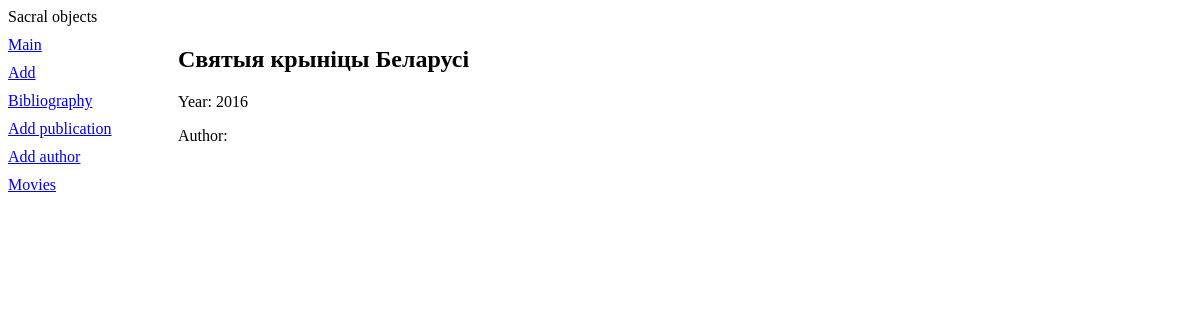
The page /works/7/ on the database as committed earlier.
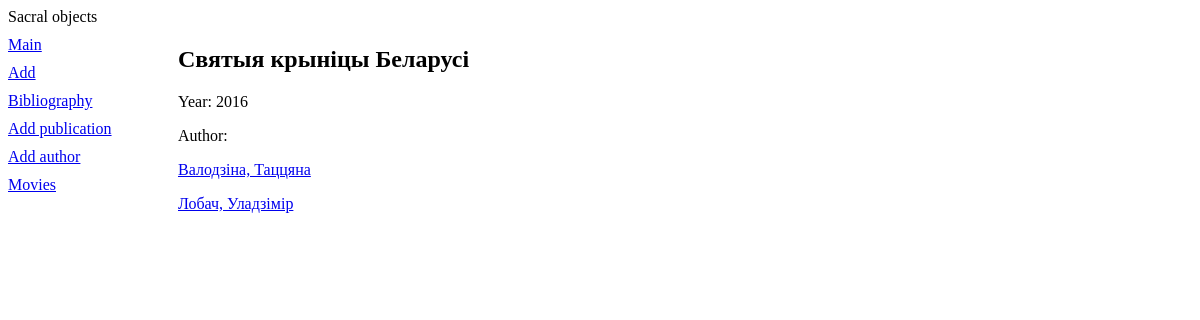
The same page on the database as committed later.
### volumbf/models.py (models this page shows)
class Authors(models.Model):
    author = models.CharField(max_length=50, verbose_name='Аўтар')
    publications = models.ManyToManyField(Mentions, related_name='authors', verbose_name='Публікацыі', blank=True)
    objects = AuthorManager()
    def __str__(self):
        return self.author
    class Meta:
        verbose_name_plural = 'Аўтары'
        verbose_name = 'Аўтар'
        ordering = ['author']

### volumbf/views.py (the view)
# urls.py: path('works/<int:pk>/', work_detail, name='work_detail'),
def work_detail(request, pk):
    works = get_object_or_404(Mentions, pk=pk)
    authors = Authors.objects.filter(publications__in=[works])
    return render(request, 'volumbf/work_detail.html', {'works': works, 'authors': authors})

### volumbf/templates/volumbf/work_detail.html
{% extends "layout/basic.html" %}
{% block content %}
   <div>
	<h2> {{ works.work }} </h2>
	<p>Year: {{ works.year }}</p>
	<p>Author: </p>
	{% for author in authors %}
    		<p><a href="{% url 'authors_detail' author.pk %}">{{ author }}</a></p>
	{% endfor %}
   </div>
{% endblock %}

Rows that differ between the two databases and show on the page:
now on this page (row unchanged): Authors: author "Валодзіна, Таццяна"
added Authors: author "Лобач, Уладзімір"
